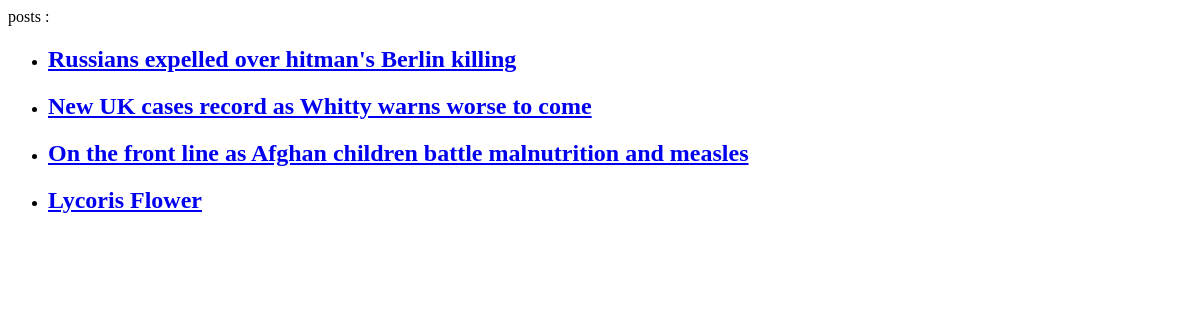
/posts/, run on an earlier commit of the app's database.
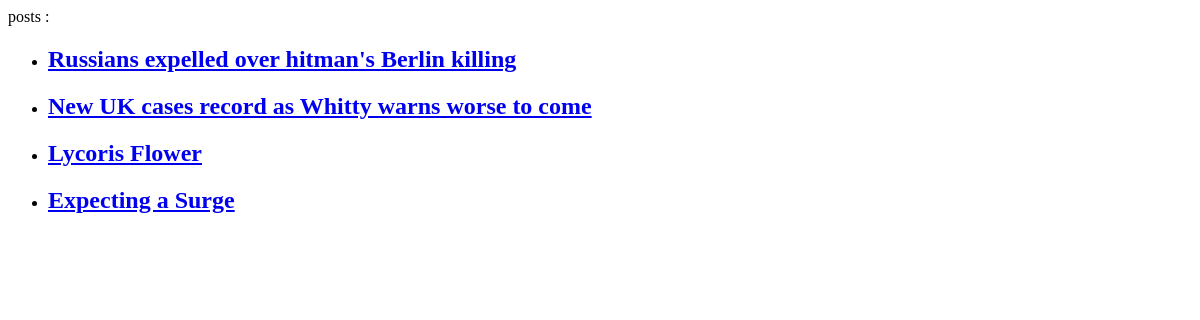
And on a later commit of the database.
### blog/models.py (models this page shows, shortened)
class Post(models.Model):
    title = models.CharField(max_length=100)
    description = models.TextField()
    created_date = models.DateTimeField(auto_now_add=True)
    updated_date = models.DateTimeField(auto_now=True)
    image = models.ImageField(upload_to='blog')

### blog/views.py (the view)
# urls.py: path('posts/', views.PostListView.as_view(), name='post_view'),
class PostListView(generic.ListView):
    template_name = 'blog/post_list.html'
    queryset = models.Post.objects.all()
    def get_queryset(self):
        return models.Post.objects.all()

### templates/blog/post_list.html (shortened to what this page needs)
<!doctype html>
<html lang="en">
<head>
</head>
<body>
    <div>
        posts :
        <ul>
            {% for i in object_list %}
                <li>
                    <h2><a href="/posts/{{ i.id }}/">{{ i.title }}</a></h2>
                </li>
            {% endfor %}
        </ul>
    </div>
</body>
</html>

What changed in the data, as far as the page shows it:
removed Post: title "On the front line as Afghan children battle malnutrition and measles"
added Post: title "Expecting a Surge"
